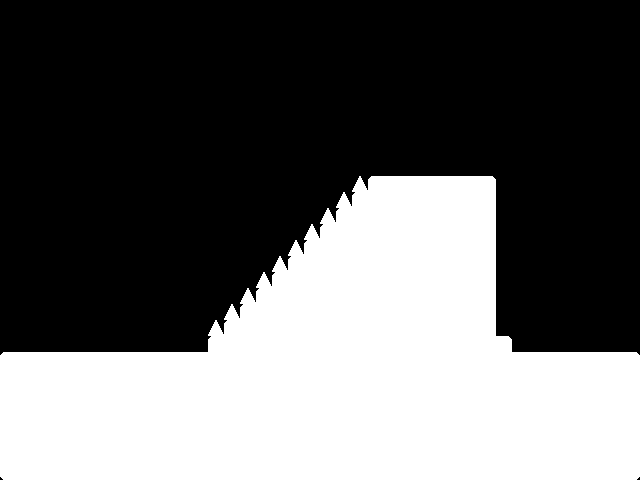

Rendered tile map (Tiled .tmx) drawn with the repository's tilesets; below, a short description and the map source with its tile grids summarised:
An orthogonal 40x30 tile map with 16x16 px tiles, 4 tile layers (platforms, spikes, platforms2, spikes2) and 2 objects.

<map version="1.9" tiledversion="1.9.2" orientation="orthogonal" renderorder="right-down" width="40" height="30" tilewidth="16" tileheight="16" infinite="0" nextlayerid="9" nextobjectid="6">
 <editorsettings>
  <export target="lv6.csv" format="csv" />
 </editorsettings>
 <tileset firstgid="1" name="tileset" tilewidth="16" tileheight="16" tilecount="81" columns="9">
  <image source="../images/tileset.png" width="144" height="144" />
 </tileset>
 <layer id="1" name="platforms" width="40" height="30">
  <data>[1200 cells, 1200 non-empty, 6 distinct tile ids]</data>
 </layer>
 <layer id="2" name="spikes" width="40" height="30">
  <data>[1200 cells, 1200 non-empty, 2 distinct tile ids]</data>
 </layer>
 <layer id="4" name="platforms2" width="40" height="30">
  <data>[1200 cells, 1200 non-empty, 6 distinct tile ids]</data>
 </layer>
 <objectgroup id="5" name="text" />
 <objectgroup id="6" name="player">
  <object id="3" x="112" y="288" width="16" height="16" />
 </objectgroup>
 <layer id="3" name="spikes2" width="40" height="30">
  <data>[1200 cells, 1200 non-empty, 2 distinct tile ids]</data>
 </layer>
 <objectgroup id="8" name="end">
  <object id="5" x="448" y="160" width="16" height="16">
   <properties>
    <property name="next" value="lv7" />
   </properties>
  </object>
 </objectgroup>
</map>
